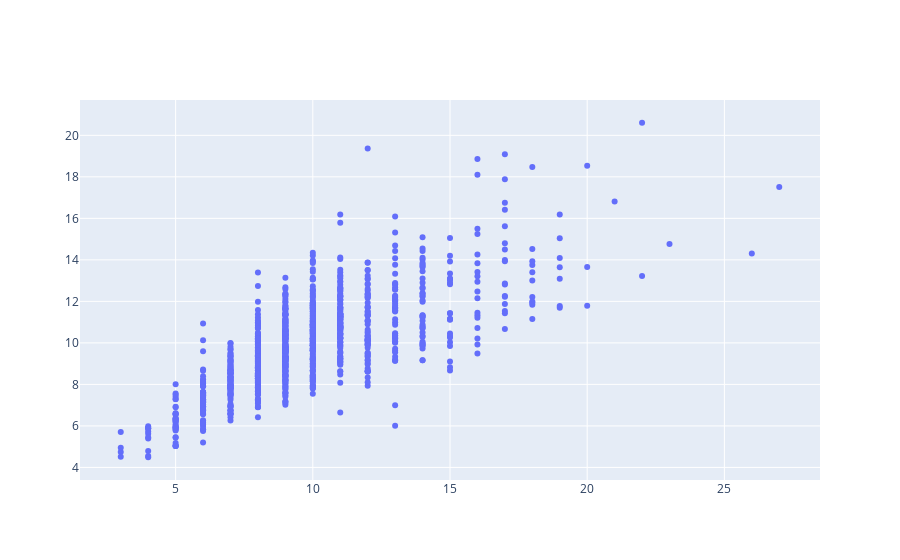

The notebook cell this image was saved under:
### Code cell
fig = make_subplots(rows=1, cols=1)

fig.add_trace( go.Scatter(x=y_test, y=y_pred, mode="markers"), row=1, col=1)

fig.show()

### Figure 1 — Plotly figure (JSON) as saved in the notebook; plotly's stock layout.template omitted (floating-point values rounded to 4 significant figures; data arrays with more than 128 entries replaced by an {"elided": "..."} marker saying what was removed)
{"data": [{"mode": "markers", "type": "scatter", "x": {"elided": "1045 int values"}, "xaxis": "x", "y": {"elided": "1045 float values"}, "yaxis": "y"}], "layout": {"xaxis": {"anchor": "y", "domain": [0, 1]}, "yaxis": {"anchor": "x", "domain": [0, 1]}}}
